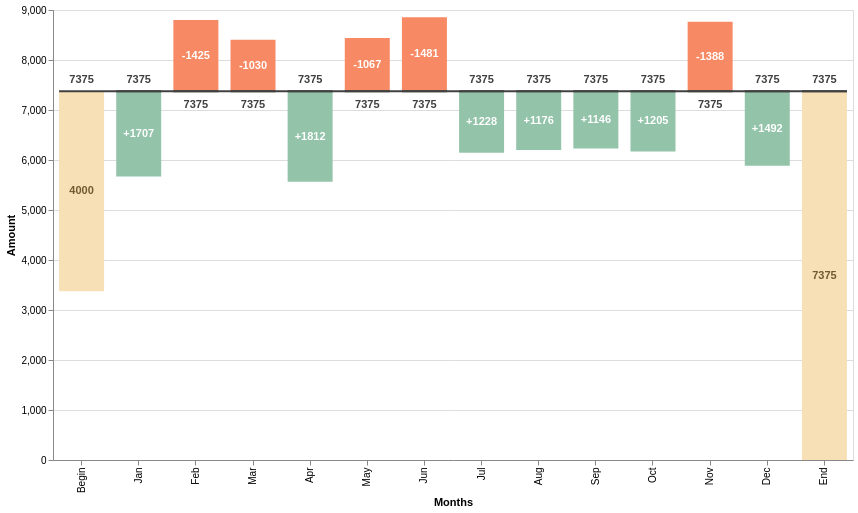

The Vega-Lite source for this figure:
### Vega specification from a JSON file in a GitHub repository (floating-point values rounded to 4 significant figures)
{"$schema": "https://vega.github.io/schema/vega/v4.json", "autosize": "pad", "padding": 5, "width": 800, "height": 450, "style": "cell", "data": [{"name": "source_0", "values": [{"label": "Begin", "amount": 4000}, {"label": "Jan", "amount": 1707}, {"label": "Feb", "amount": -1425}, {"label": "Mar", "amount": -1030}, {"label": "Apr", "amount": 1812}, {"label": "May", "amount": -1067}, {"label": "Jun", "amount": -1481}, {"label": "Jul", "amount": 1228}, {"label": "Aug", "amount": 1176}, {"label": "Sep", "amount": 1146}, {"label": "Oct", "amount": 1205}, {"label": "Nov", "amount": -1388}, {"label": "Dec", "amount": 1492}, {"label": "End", "amount": 0}]}, {"name": "data_0", "source": "source_0", "transform": [{"type": "joinaggregate", "as": ["sum"], "ops": ["sum"], "fields": ["amount"]}, {"type": "window", "params": [null], "as": ["lead"], "ops": ["lead"], "fields": ["label"], "sort": {"field": [], "order": []}}, {"type": "formula", "expr": "datum.lead === null ? datum.label : datum.lead", "as": "lead"}, {"type": "formula", "expr": "datum.label === 'End' ? 0 : datum.sum - datum.amount", "as": "previous_sum"}, {"type": "formula", "expr": "datum.label === 'End' ? datum.sum : datum.amount", "as": "amount"}, {"type": "formula", "expr": "(datum.label !== 'Begin' && datum.label !== 'End' && datum.amount > 0 ? '+' : '') + datum.amount", "as": "text_amount"}, {"type": "formula", "expr": "(datum.sum + datum.previous_sum) / 2", "as": "center"}, {"type": "formula", "expr": "datum.sum < datum.previous_sum ? datum.sum : ''", "as": "sum_dec"}, {"type": "formula", "expr": "datum.sum > datum.previous_sum ? datum.sum : ''", "as": "sum_inc"}]}], "marks": [{"name": "layer_0_marks", "type": "rect", "style": ["bar"], "from": {"data": "data_0"}, "encode": {"update": {"fill": [{"test": "datum[\"previous_sum\"] === null || isNaN(datum[\"previous_sum\"])", "value": null}, {"test": "datum.label === 'Begin' || datum.label === 'End'", "value": "#f7e0b6"}, {"test": "datum.sum < datum.previous_sum", "value": "#f78a64"}, {"value": "#93c4aa"}], "tooltip": {"signal": "{\"Months\": ''+datum[\"label\"], \"Amount\": format(datum[\"previous_sum\"], \"\"), \"sum\": format(datum[\"sum\"], \"\")}"}, "xc": {"scale": "x", "field": "label", "band": 0.5}, "width": {"value": 45}, "y": {"scale": "y", "field": "previous_sum"}, "y2": {"scale": "y", "field": "sum"}}}}, {"name": "layer_1_marks", "type": "rule", "style": ["rule"], "from": {"data": "data_0"}, "encode": {"update": {"opacity": {"value": 1}, "strokeWidth": {"value": 2}, "stroke": [{"test": "datum[\"sum\"] === null || isNaN(datum[\"sum\"])", "value": null}, {"value": "#404040"}], "tooltip": {"signal": "{\"Months\": ''+datum[\"label\"], \"lead\": ''+datum[\"lead\"], \"sum\": format(datum[\"sum\"], \"\")}"}, "x": {"scale": "x", "field": "label", "band": 0.5, "offset": -22.5}, "y": {"scale": "y", "field": "sum"}, "x2": {"scale": "x", "field": "lead", "band": 0.5, "offset": 22.5}}}}, {"name": "layer_2_marks", "type": "text", "style": ["text"], "from": {"data": "data_0"}, "encode": {"update": {"dy": {"value": -8}, "fill": [{"test": "datum[\"sum_inc\"] === null || isNaN(datum[\"sum_inc\"])", "value": null}, {"value": "#404040"}], "tooltip": {"signal": "{\"Months\": ''+datum[\"label\"], \"sum_inc\": format(datum[\"sum_inc\"], \"\")}"}, "x": {"scale": "x", "field": "label", "band": 0.5}, "y": {"scale": "y", "field": "sum_inc"}, "text": {"signal": "''+datum[\"sum_inc\"]"}, "align": {"value": "center"}}}}, {"name": "layer_3_marks", "type": "text", "style": ["text"], "from": {"data": "data_0"}, "encode": {"update": {"baseline": {"value": "top"}, "dy": {"value": 8}, "fill": [{"test": "datum[\"sum_dec\"] === null || isNaN(datum[\"sum_dec\"])", "value": null}, {"value": "#404040"}], "tooltip": {"signal": "{\"Months\": ''+datum[\"label\"], \"sum_dec\": format(datum[\"sum_dec\"], \"\")}"}, "x": {"scale": "x", "field": "label", "band": 0.5}, "y": {"scale": "y", "field": "sum_dec"}, "text": {"signal": "''+datum[\"sum_dec\"]"}, "align": {"value": "center"}}}}, {"name": "layer_4_marks", "type": "text", "style": ["text"], "from": {"data": "data_0"}, "encode": {"update": {"baseline": {"value": "middle"}, "fontWeight": {"value": "bold"}, "fill": [{"test": "datum[\"center\"] === null || isNaN(datum[\"center\"])", "value": null}, {"test": "datum.label === 'Begin' || datum.label === 'End'", "value": "#725a30"}, {"value": "white"}], "tooltip": {"signal": "{\"Months\": ''+datum[\"label\"], \"center\": format(datum[\"center\"], \"\"), \"text_amount\": ''+datum[\"text_amount\"]}"}, "x": {"scale": "x", "field": "label", "band": 0.5}, "y": {"scale": "y", "field": "center"}, "text": {"signal": "''+datum[\"text_amount\"]"}, "align": {"value": "center"}}}}], "scales": [{"name": "x", "type": "band", "domain": {"data": "data_0", "fields": ["label", "lead"]}, "range": [0, {"signal": "width"}], "paddingInner": 0.1, "paddingOuter": 0.05}, {"name": "y", "type": "linear", "domain": {"data": "data_0", "fields": ["previous_sum", "sum", "sum_inc", "sum_dec", "center"]}, "range": [{"signal": "height"}, 0], "nice": true, "zero": true}], "axes": [{"scale": "x", "orient": "bottom", "grid": false, "title": "Months", "labelAlign": "right", "labelAngle": 270, "labelBaseline": "middle", "labelOverlap": true, "zindex": 1}, {"scale": "y", "orient": "left", "grid": false, "title": "Amount", "labelOverlap": true, "tickCount": {"signal": "ceil(height/40)"}, "zindex": 1}, {"scale": "y", "orient": "left", "gridScale": "x", "grid": true, "tickCount": {"signal": "ceil(height/40)"}, "domain": false, "labels": false, "maxExtent": 0, "minExtent": 0, "ticks": false, "zindex": 0}], "config": {"axisY": {"minExtent": 30}, "style": {"text": {"fontWeight": "bold"}}}}
